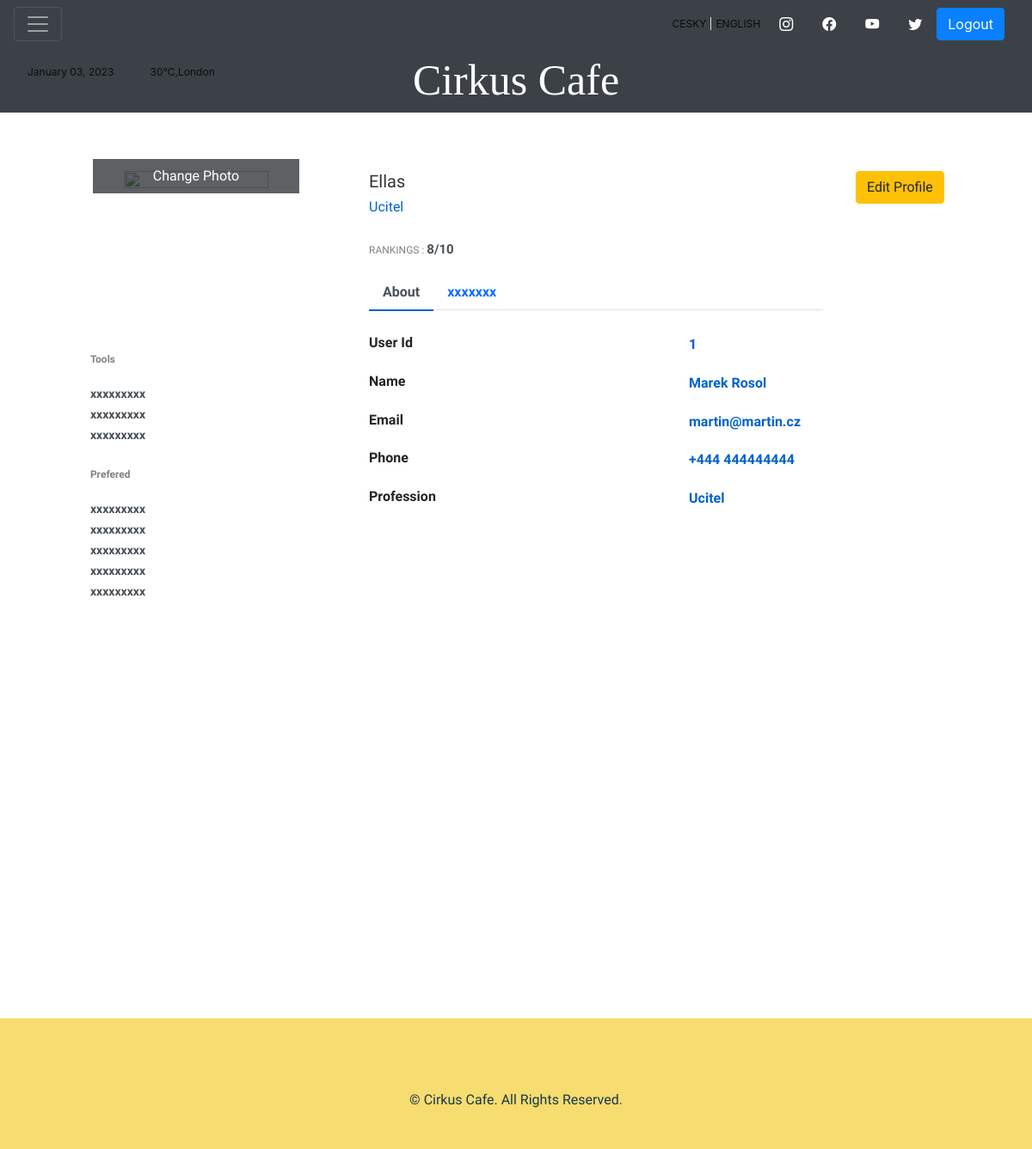
The app's page /dashboard (signed in) with its own data.
### main.py (models this page shows, shortened)
class Users(db.Model, UserMixin):
    id = db.Column(db.Integer, primary_key=True)
    username = db.Column(db.String(100), nullable=False)
    name = db.Column(db.String(100), nullable=False)
    surname = db.Column(db.String(100), nullable=False)
    occupation = db.Column(db.String(100), nullable=False)
    phone_number = db.Column(db.Integer, nullable=False)
    gender = db.Column(db.String(100), nullable=False)
    email = db.Column(db.String(150), nullable=False, unique=True)
    street_address = db.Column(db.String(100), nullable=False)
    house_number = db.Column(db.Integer, nullable=False)
    city = db.Column(db.String(100), nullable=False)
    state = db.Column(db.String(100))
    state2 = db.Column(db.String(100))
    zip_code = db.Column(db.Integer, nullable=False)
    password = db.Column(db.String(100), nullable=False)
    terms_agreement = db.Column(db.String(100), nullable=False)
    blog_posts = db.relationship('Posts', backref="poster")
    date_of_registration = db.Column(db.DateTime, default=datetime.now)

### main.py (the view)
@app.route("/dashboard", methods=['GET', 'POST'])
@login_required
def dashboard():
    date = datetime.now()
    return render_template("dashboard.html", date=date)

### main.py (called while the page is built)
@login_manager.user_loader
def load_user(user_id):
    return Users.query.get(int(user_id))

### templates/dashboard.html (shortened to what this page needs)
{% include "header.html" %}
{% include "navbar.html" %}
{% if current_user.is_authenticated %}
<div class="container-md emp-profile register-form">
    <div class="col-12">
        <form method="post">
            <div class="row">
                <div class="col-md-4">
                    <div class="profile-img">
                        <img src="https://encrypted-tbn0.gstatic.com/images?q=tbn:ANd9GcS52y5aInsxSm31CvHOFHWujqUx_wWTS9iM6s7BAm21oEN_RiGoog"
                             alt=""/>
                        <div class="file btn btn-lg btn-primary">
                            Change Photo
                        </div>
                    </div>
                </div>
                <div class="col-md-6">
                    <div class="profile-head">
                        <h5>
                            {{ current_user.username }}
                        </h5>
                        <h6>
                            {{ current_user.occupation }}
                        </h6>
                       <p class="proile-rating">RANKINGS : <span>8/10</span></p>
                        <ul class="nav nav-tabs" id="myTab" role="tablist">
                            <li class="nav-item">
                                <a class="nav-link active" id="home-tab" data-toggle="tab" href="#home" role="tab"
                                   aria-controls="home" aria-selected="true">About</a>
                            </li>
                            <li class="nav-item">
                                <a class="nav-link" id="profile-tab" data-toggle="tab" href="#profile" role="tab"
                                   aria-controls="profile" aria-selected="false">xxxxxxx</a>
                            </li>
                        </ul>
                    </div>
                </div>
                <div class="col-md-2">
                    <a href="{{url_for('update_user', id=current_user.id) }}" class="btn btn-warning btn-md ms-2">
                        Edit Profile</a>
                </div>
            </div>
            <div class="row">
                <div class="col-md-4">
                    <div class="profile-work">
                        <p>Tools</p>
                        <a href="">xxxxxxxxx</a><br/>
                        <a href="">xxxxxxxxx</a><br/>
                        <a href="">xxxxxxxxx</a>
                        <p>Prefered</p>
                        <a href="">xxxxxxxxx</a><br/>
                        <a href="">xxxxxxxxx</a><br/>
                        <a href="">xxxxxxxxx</a><br/>
                        <a href="">xxxxxxxxx</a><br/>
                        <a href="">xxxxxxxxx</a><br/>
                    </div>
                </div>
                <div class="col-md-8">
                    <div class="tab-content profile-tab" id="myTabContent">
                        <div class="tab-pane fade show active" id="home" role="tabpanel" aria-labelledby="home-tab">
                            <div class="row">
                                <div class="col-md-6">
                                    <label>User Id</label>
                                </div>
                                <div class="col-md-6">
                                    <p>{{ current_user.id }}</p>
                                </div>
                            </div>
                            <div class="row">
                                <div class="col-md-6">
                                    <label>Name</label>
                                </div>
                                <div class="col-md-6">
                                    <p> {{ current_user.name }} {{ current_user.surname }}</p>
                                </div>
                            </div>
                            <div class="row">
                                <div class="col-md-6">
                                    <label>Email</label>
                                </div>
                                <div class="col-md-6">
                                    <p> {{ current_user.email }}</p>
                                </div>
                            </div>
                            <div class="row">
                                <div class="col-md-6">
                                    <label>Phone</label>
                                </div>
                                <div class="col-md-6">
                                    <p> {{ current_user.phone_number}}</p>
                                </div>
                            </div>
                            <div class="row">
                                <div class="col-md-6">
                                    <label>Profession</label>
                                </div>
                                <div class="col-md-6">
                                    <p> {{ current_user.occupation }}</p>
                                </div>
                            </div>
                        </div>
                    </div>
                </div>
            </div>
        </form>
    </div>
</div>
{% endif %}
{% include 'footer.html' %}

### records on screen
Users: username "Ellas", occupation "Ucitel", id "1", name "Marek", surname "Rosol", email "martin@martin.cz", phone_number "+444 444444444"
